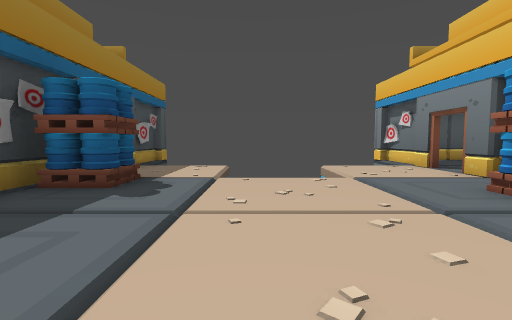
View 1 (above)

12 first-person views from a walk through a Godot game level. The camera is 1.3 m above the floor, tilts 4° down and sees 85° across. The floor is counted in squares, 2 m on a side. Each view is taken from the middle of a square. On the plan, view 1 faces up. The plan holds only what a view shows up to about 9 squares ahead; the rest is blank. The place goes on beyond the plan.

View 2
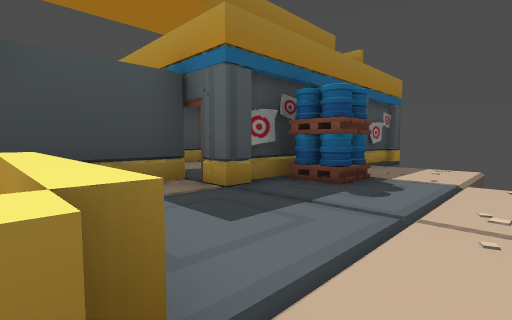

View 3
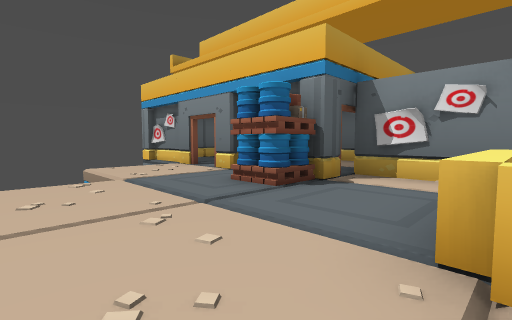

View 4
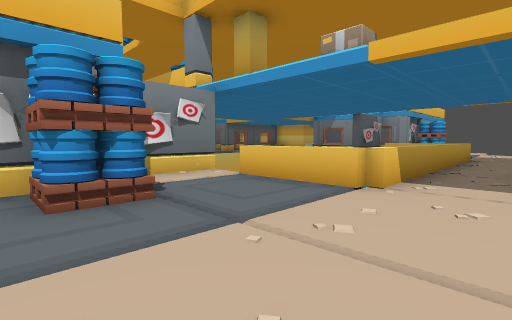

View 5
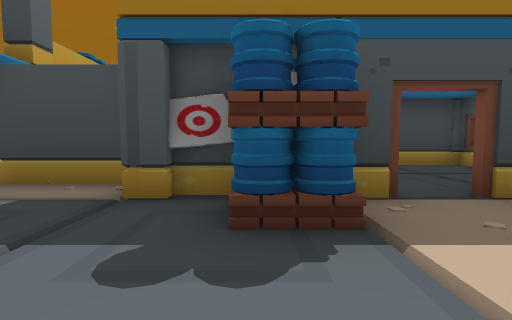

View 6
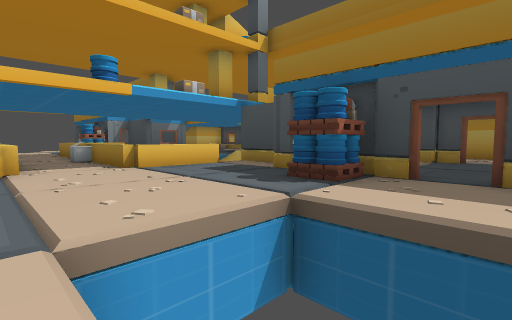

View 7
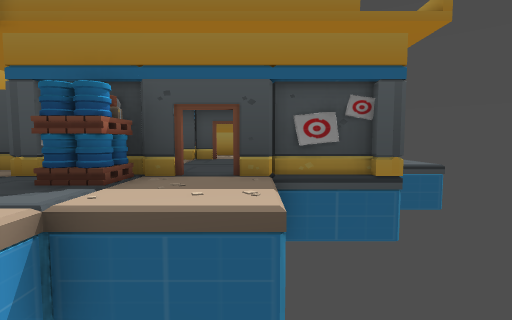

View 8
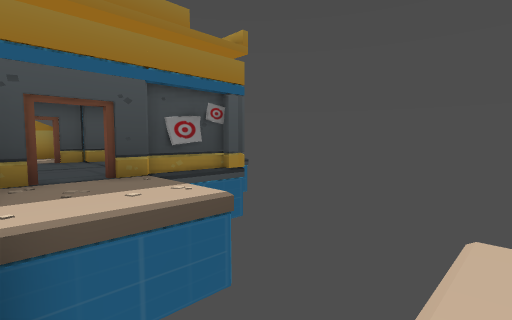

View 9
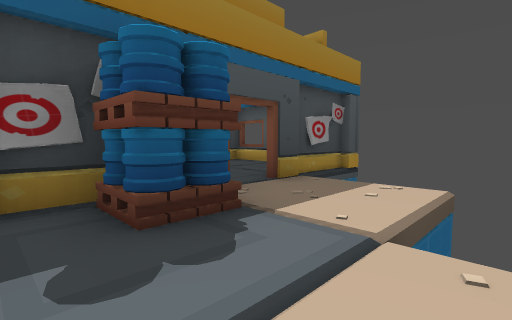

View 10
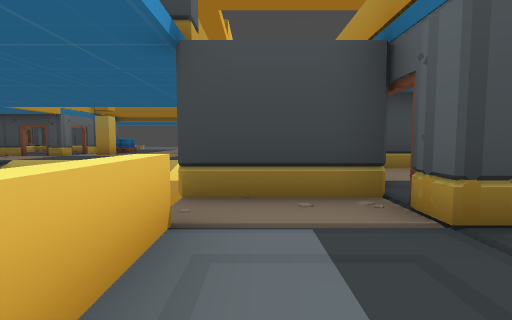

View 11
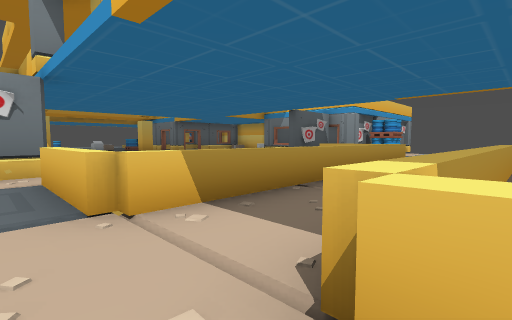

View 12
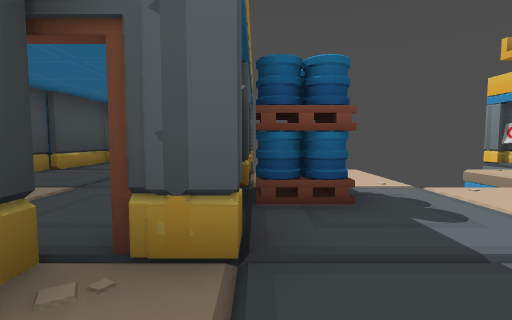

### Floor plan
Key: @ floor where view 1 was taken; # wall or solid block; x gap in a wall; . floor; / step, stairs or slope; = window, fence, low wall or low ledge; P pallet; I pillar.
Columns run from 10 left of view 1 to 5 right of it. Each row starts with its distance up from view 1.
 10   #    #      #
  9   ###  I      I
  8   #....#      #.
  7   #....#.   ..#.
  6   ........  ...
  5   #....#..  ..#
  4   ##...PP.....##
  3      x#I.....PI#
  2       #........#
  1       #........#
  0       #x= @. #x#
 -1 //        ##
 -2 //       ####
 -3           ###
 -4            ##
 -5            #
 -6            #
 -7            #

Positions as (right, up) in squares from view 1, and headings:
1: (0, 0), facing up
2: (0, 0), facing up-left
3: (0, 0), facing up-right
4: (0, 4), facing down-right
5: (0, 4), facing left
6: (2, 7), facing down-left
7: (2, 7), facing left
8: (2, 5), facing up-left
9: (0, 3), facing up-left
10: (-1, 1), facing left
11: (-1, 1), facing down-right
12: (-3, 1), facing up
